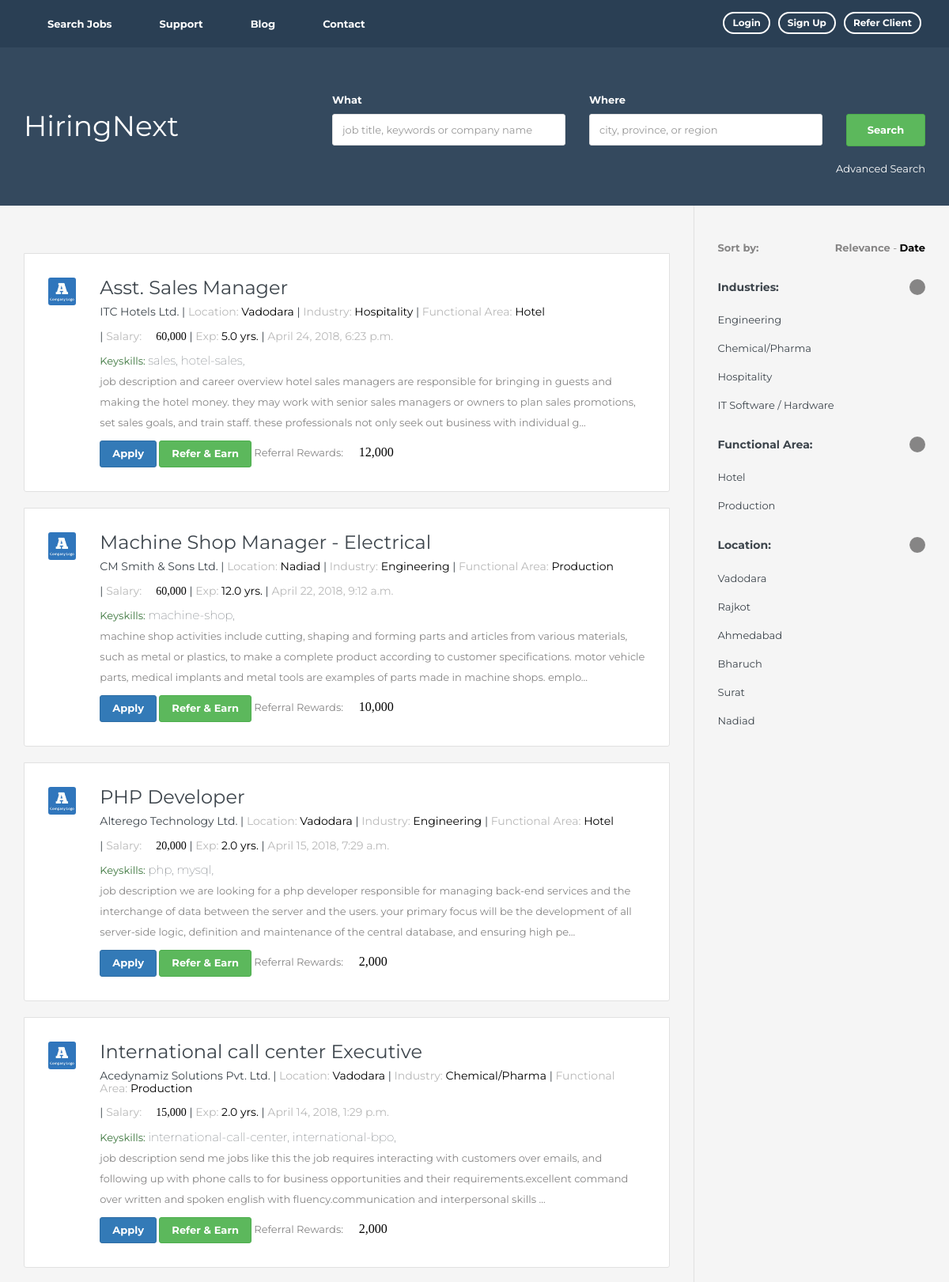
Page /job/ (upper part) on the earlier database version.
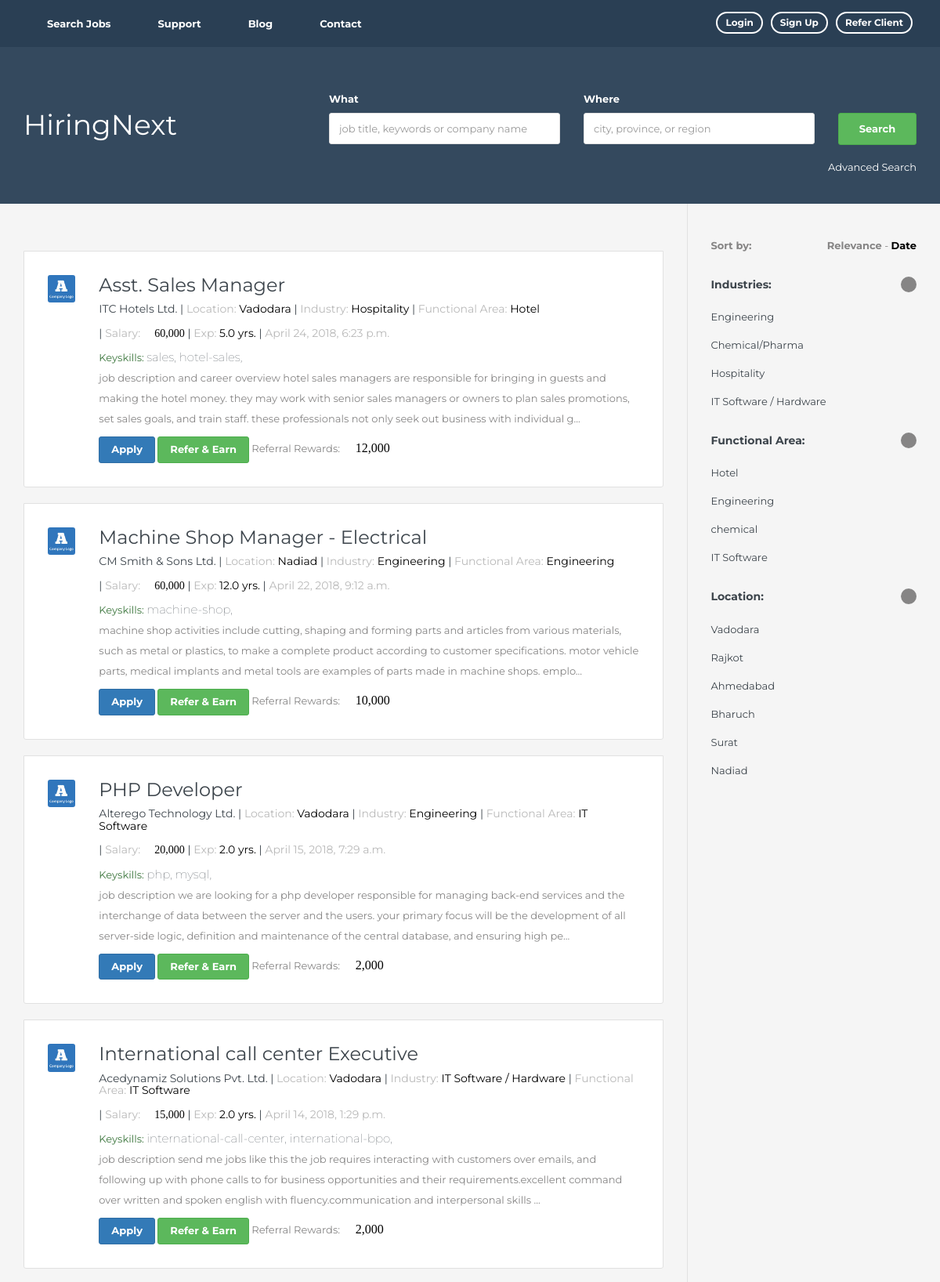
Same page on the later database version.
### jobopening/models.py (models this page shows, shortened)
class Jobopening(models.Model):
    assign_recruiter = models.ForeignKey(
        AUTH_USER_MODEL,
        on_delete=models.CASCADE,
        related_name="Recruiter_Handling",
        null=True,
        blank=True,
    )
    job_title = models.CharField(max_length=50, verbose_name='Designation', editable=True)
    slug = models.SlugField(max_length=40)
    company_name = models.ForeignKey(CompanyProfile, on_delete=models.CASCADE, verbose_name='Company Name')
    job_location = models.ForeignKey(JobLocation, on_delete=models.CASCADE, verbose_name='Job Location')
    job_location_sample = models.CharField(choices=JOB_LOCATION_CHOICES, max_length=20, null=True,
                                           verbose_name='Sample Job Location')
    experience = models.DecimalField(decimal_places=1, max_digits=5, null=True, verbose_name='Experience')
    skill = models.CharField(max_length=100, verbose_name='Skills')
    qualification = models.CharField(choices=QUALIFICATION_CHOICES, max_length=100, verbose_name='Qualification')
    salary_budget = models.DecimalField(decimal_places=0, max_digits=10, null=True, verbose_name='Salary Criteria')
    referral_reward = models.DecimalField(decimal_places=0, max_digits=10, null=True, verbose_name='Referral Amount')
    industry = models.ForeignKey(Industry, null=True, blank=True)
    functional_area = models.ForeignKey(FunctionalArea, null=True, blank=True)
    role_category = models.CharField(max_length=50, verbose_name='Role Category')
    employment_type = models.CharField(max_length=50, verbose_name='Employment Type')
    job_description = models.TextField(verbose_name='Job Description')
    nice_to_have = models.CharField(max_length=500, verbose_name='Nice To Have', null=True)
    job_created = models.DateTimeField(auto_created=True, null=True)
    active = models.BooleanField(default=True)
    Questions = models.ManyToManyField(ApplicationQuestions, default=None, verbose_name='Application Questionnaires')
    objects = JobOpeningManager()
    tags = TaggableManager()
    def __str__(self):
        return self.job_title
    class Meta:
        ordering = ["-job_created"]
    def get_absolute_url(self):
        return reverse('job-detail', kwargs={'slug': self.slug})

class JobLocation(models.Model):
    job_location = models.CharField(max_length=20)
    slug = models.SlugField()
    def __str__(self):
        return self.job_location
    def get_absolute_url(self):
        return reverse('location', kwargs={'slug': self.slug})
    class Meta:
        ordering = ["id"]

class Industry(models.Model):
    industry = models.CharField(max_length=30)
    slug = models.SlugField()
    def __str__(self):
        return self.industry
    def get_absolute_url(self):
        return reverse("industry", kwargs={"slug": self.slug})
    class Meta:
        ordering = ["id"]

class FunctionalArea(models.Model):
    industry = models.ForeignKey(Industry)
    default_industry = models.ForeignKey('Industry', related_name='Default_Industry', null=True, blank=True)
    functional_area = models.CharField(max_length=30, unique=True)
    slug = models.SlugField(unique=True)
    def __str__(self):
        return self.functional_area
    def get_absolute_url(self):
        return reverse("functional_area", kwargs={"slug": self.slug})
    class Meta:
        ordering = ["id"]

### employer/models.py (models this page shows, shortened)
class CompanyProfile(models.Model):
    company = models.CharField(max_length=50)
    slug = models.SlugField(max_length=40)
    company_profile = models.TextField()
    company_location = models.CharField(choices=JOB_LOCATION_CHOICES, max_length=50)
    company_website = models.URLField(verbose_name='Website', default=None)
    company_date_created = models.DateTimeField(auto_created=True)
    def get_absolute_url(self):
        return reverse('company-detail', kwargs={'slug': self.slug})

### jobopening/views.py (the view, shortened to what this page needs)
# urls.py: url(r'^job/$', JobopeningListView.as_view(), name='jobopening-list'),
class JobopeningListView(TagMixin, FormMixin, ListView):
    model = Jobopening
    form_class = ReferCandidateForm
    context_object_name = 'opening'
    template_name = "job_list.html"
    ordering = ['-job_created']
    def get_context_data(self, **kwargs):
        context = super(JobopeningListView, self).get_context_data(kwargs)
        context.update({
            'industry': Industry.objects.all(),
            'function_area': FunctionalArea.objects.all(),
            'location': JobLocation.objects.all(),
            'questions': ApplicationQuestions.objects.all(),
            'form': self.get_form(),
            'query': self.request.GET.get('q')
        })
        return context
    def get_queryset(self):
        queryset_list = Jobopening.objects.all()
        query = self.request.GET.get("q")
        if query:
            queryset_list = queryset_list.filter(
                Q(job_title__icontains=query) |
                Q(job_location__slug__icontains=query)
            ).distinct()
        return queryset_list

### jobseeker/forms.py
class ReferCandidateForm(forms.ModelForm):
    class Meta:
        model = ReferCandidate
        fields = ['refer_for_the_post_of', 'candidate_name', 'contact_number', 'alternate_number', 'email', 'gender',
                  'current_designation',
                  'current_company_name', 'present_location', 'preferred_location', 'experience', 'notice_period',
                  'skill', 'qualification', 'present_salary', 'expected_salary', 'industry', 'functional_area',
                  'employment_type', ]
        exclude = ('resume_created',)

### jobopening/models.py (called while the page is built)
    def active(self):
        return self.filter(active=True)

    def __str__(self):
        return self.questions_for

    def get_queryset(self):
        return JobOpeningQueryset(self.model, using=self._db)

    def all(self, **kwargs):
        return self.get_queryset().active()

### jobopening/views.py (called while the page is built)
    def get_context_data(self, kwargs):
        context = super(TagMixin, self).get_context_data(**kwargs)
        context['tags'] = Tag.objects.all()
        return context

### templates/job_list.html (shortened to what the changed rows need)
{% extends 'base.html' %}
{% load static %}
{% load bootstrap3 %}
{% load humanize %}
    {% block content %}
        <header class="main-header">
            <div class="container">
                <div class="row">
                    <div class="col-md-4">
                        <div class="logo text-center-sm"><a href="{% url 'index' %}"><h1 style="color: white">
                            HiringNext</h1></a></div>
                    </div>
                </div>
            </div>
        </header>
        <div class="body-content clearfix">
            <div class="bg-color2">
                <div class="container">
                    <div class="row">
                        <div class="col-md-9">
                            <div class="block-section-sm box-list-area">
                                {% for job in object_list %}
                                    <div class="box-list">
                                        <div class="item">
                                            <div class="row">
                                                <div class="col-md-1 hidden-sm hidden-xs">
                                                    <div class="img-item"><img
                                                            src="{% static '/assets/theme/images/company-logo/1.jpg' %}"
                                                            alt="">
                                                    </div>
                                                </div>
                                                <div class="col-md-11">
                                                    <h3 class="no-margin-top"><a href="{{ job.get_absolute_url }}"
                                                                                 class="">{{ job.job_title }}<i
                                                            class="fa fa-link color-white-mute font-1x"></i></a>
                                                    </h3>
                                                    <h5>
                                                            <span class="color-black"><a
                                                                    href="{{ job.company_name.get_absolute_url }}">{{ job.company_name.company }}</a></span>
                                                        | <span class="color-white-mute">Location: </span><span
                                                            class="color-black">{{ job.job_location }}</span>
                                                        | <span class="color-white-mute">Industry:</span>
                                                        <a href="{{ job.industry.get_absolute_url }}"><span
                                                                class="color-black">{{ job.industry }}</span></a>
                                                        | <span class="color-white-mute">Functional Area:</span>
                                                        <a href="{{ job.functional_area.get_absolute_url }}"><span
                                                                class="color-black">{{ job.functional_area }}</span></a>
                                                        <br><br>
                                                        | <span class="color-white-mute">Salary: </span><span
                                                            class="color-black fa fa-rupee"> {{ job.salary_budget | intcomma }}</span>
                                                        | <span class="color-white-mute">Exp: </span><span
                                                            class="color-black">{{ job.experience }} yrs.</span>
                                                        |
                                                        <span class="color-white-mute">{{ job.job_created }}</span>
                                                    </h5>
                                                    <div class="text-success tags"> Keyskills:
                                                        {% for job_tag in job.tags.all %}
                                                            <span style="font-size: 15px; font-weight: 120;">
                                                            <a href="{% url 'tagged' job_tag.slug %}"><span>
                                                            <span class="tag">{{ job_tag.name }},</span>
                                                    </span>
                                                        </a>
                                                    </span>
                                                        {% endfor %}
                                                    </div>
                                                    <p class="text">{{ job.job_description | slice:"300" | lower }}...</p>
                                                    <a href="#modal-apply" data-toggle="modal" type="button"
                                                       class="btn btn-theme btn-primary btn-sm">
                                                        Apply
                                                    </a>
                                                    <a href="#modal-refer" data-toggle="modal"
                                                       type="button"
                                                       class="btn btn-theme btn-success btn-sm">
                                                        Refer & Earn
                                                    </a>
                                                    Referral Rewards: <span style="font-size: medium"
                                                                            class="color-black fa fa-rupee"> {{ job.referral_reward | intcomma }} </span>
                                                </div>
                                            </div>
                                        </div>
                                    </div>
                                {% endfor %}
                            </div>
                        </div>
                        <div class="col-md-3">
                            <div class="block-section-sm side-right">
                                <div class="result-filter">
                                    <div class="collapse in" id="s_collapse_1">
                                        <div class="list-area">
                                            {% for by_industry in industry %}
                                                <ul class="list-unstyled">
                                                    <li>
                                                        <a href="{{ by_industry.get_absolute_url }}">{{ by_industry.industry }}</a>
                                                    </li>
                                                </ul>
                                            {% endfor %}
                                        </div>
                                    </div>
                                    <div class="collapse in" id='s_collapse_5'>
                                        <div class="list-area">
                                            {% for by_functional_area in function_area %}
                                                <ul class="list-unstyled">
                                                    <li>
                                                        <a href="{{ by_functional_area.get_absolute_url }}">{{ by_functional_area.functional_area }}</a>
                                                    </li>
                                                </ul>
                                            {% endfor %}
                                        </div>
                                    </div>
                                    <div class="collapse in" id="s_collapse_2">
                                        <div class="list-area">
                                            {% for by_location in location %}
                                                <ul class="list-unstyled">
                                                    <li>
                                                        <a href="{{ by_location.get_absolute_url }}">{{ by_location.job_location }}</a>
                                                    </li>
                                                </ul>
                                            {% endfor %}
                                        </div>
                                    </div>
                                </div>
                            </div>
                        </div>
                    </div>
                </div>
            </div>
        </div>
    {% endblock %}

Differences in the rows shown:
removed FunctionalArea: functional_area "Production"
changed through a linked row, Jobopening "Machine Shop Manager - Electrical": functional_area "Production" → "Engineering"
changed Jobopening "PHP Developer": functional_area "Hotel" → "IT Software"
changed Jobopening "International call center Executive": industry "Chemical/Pharma" → "IT Software / Hardware"; functional_area "Production" → "IT Software"
added FunctionalArea: functional_area "Engineering"
added FunctionalArea: functional_area "chemical"
added FunctionalArea: functional_area "IT Software"
